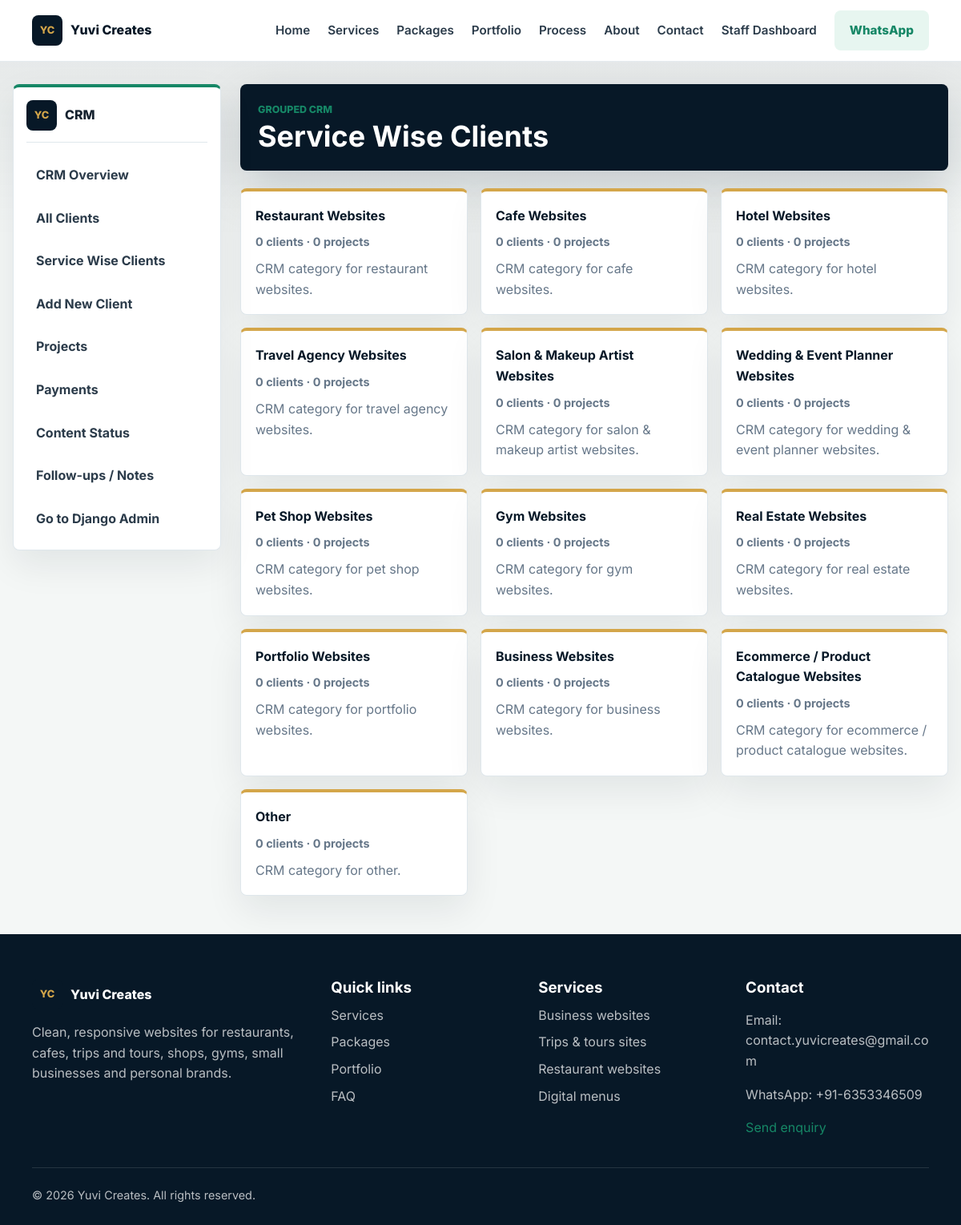
Page /staff-dashboard/services/ (signed in) on the committed database.
### core/models.py (models this page shows, shortened)
class ServiceCategory(models.Model):
    name = models.CharField(max_length=140, unique=True)
    slug = models.SlugField(max_length=160, unique=True)
    description = models.TextField(blank=True)
    is_active = models.BooleanField(default=True)
    created_at = models.DateTimeField(auto_now_add=True)
    class Meta:
        ordering = ["name"]
        verbose_name_plural = "Service categories"

### core/views.py (the view)
# urls.py: path("staff-dashboard/services/", views.staff_services, name="staff_services"),
@staff_required
def staff_services(request):
    categories = ServiceCategory.objects.filter(is_active=True).annotate(
        client_count=Count("clients"),
        project_count=Count("clients__projects"),
    )
    return render(request, "staff_dashboard/services.html", {"categories": categories})

### core/views.py (called while the page is built)
def is_staff_user(user):
    return user.is_authenticated and (user.is_staff or user.is_superuser)

def staff_required(view_func):
    @wraps(view_func)
    @login_required(login_url="/admin/login/")
    def wrapped(request, *args, **kwargs):
        if not is_staff_user(request.user):
            return render(request, "staff_dashboard/permission_denied.html", status=403)
        return view_func(request, *args, **kwargs)
    return wrapped

### templates/staff_dashboard/services.html (shortened to what this page needs)
{% extends "staff_dashboard/base.html" %}
{% block staff_content %}
<div class="staff-header">
    <div>
        <p class="staff-kicker">Grouped CRM</p>
        <h1>Service Wise Clients</h1>
    </div>
</div>
<div class="service-card-grid">
    {% for category in categories %}
        <a class="service-card" href="{% url 'staff_service_clients' category.slug %}">
            <strong>{{ category.name }}</strong>
            <span>{{ category.client_count }} clients · {{ category.project_count }} projects</span>
            {% if category.description %}<p>{{ category.description }}</p>{% endif %}
        </a>
    {% empty %}
        <div class="empty-state">No service categories yet. Run migrations or add categories from Django Admin.</div>
    {% endfor %}
</div>
{% endblock %}

### static/css/style.css (style rules this page uses)
:root { --navy: #071827; --navy-2: #10263a; --ink: #172330; --muted: #667789; --line: #dfe7ec; --paper: #ffffff; --soft: #f5f8f7; --gold: #d4a64a; --gold-soft: #fff3d8; --green: #168766; --green-soft: #e7f6f0; --shadow: 0 24px 70px rgba(7, 24, 39, 0.12); }
* { box-sizing: border-box; }
html { scroll-behavior: smooth; }
body { margin: 0; font-family: "Inter", system-ui, -apple-system, BlinkMacSystemFont, "Segoe UI", sans-serif; color: var(--ink); background: var(--paper); line-height: 1.6; }
a { color: inherit; text-decoration: none; }
h1, h2, h3, h4, p { overflow-wrap: anywhere; }
.service-card, .industry-card, .testimonial-card, .price-card, .portfolio-card, .form-card, .summary-card, .contact-panel, .note-box, .status-card, .faq-item, .timeline article { background: #fff; border: 1px solid var(--line); border-radius: 8px; padding: 24px; box-shadow: 0 12px 34px rgba(7, 24, 39, 0.06); }

### static/css/staff-dashboard.css (style rules this page uses)
.staff-sidebar, .staff-panel, .metric-card, .service-card, .finance-strip { background: #fff; border: 1px solid #dfe7ec; border-radius: 8px; box-shadow: 0 18px 46px rgba(7, 24, 39, 0.08); }
.staff-logo, .staff-menu, .staff-menu a, .staff-header, .panel-title, .header-actions, .quick-actions, .actions { display: flex; }
.staff-header { align-items: center; justify-content: space-between; gap: 18px; margin-bottom: 22px; padding: 22px; background: #071827; border-radius: 8px; color: #fff; box-shadow: 0 22px 58px rgba(7, 24, 39, 0.18); }
.staff-kicker { margin: 0 0 4px; color: #168766; font-weight: 800; text-transform: uppercase; font-size: 0.78rem; }
.staff-header h1, .staff-panel h2, .staff-panel h3 { margin: 0; letter-spacing: 0; }
.staff-header h1 { color: #fff; }
.staff-header h1 { font-size: clamp(1.8rem, 3vw, 2.7rem); line-height: 1.1; }
.metric-grid, .service-card-grid, .detail-grid, .form-grid { display: grid; gap: 16px; }
.metric-card, .service-card, .staff-panel, .finance-strip { padding: 18px; }
.metric-card span, .finance-strip span, .service-card span { display: block; color: #667789; font-size: 0.9rem; font-weight: 700; }
.service-card-grid { grid-template-columns: repeat(auto-fit, minmax(230px, 1fr)); }
.service-card { display: block; color: inherit; min-height: 132px; border-top: 4px solid #d4a64a; }
.service-card strong { display: block; margin-bottom: 8px; color: #071827; }
.service-card p { color: #667789; margin: 10px 0 0; }

### rows in the picture
ServiceCategory: name "Restaurant Websites", client_count "0", project_count "0", description "CRM category for restaurant websites."
ServiceCategory: name "Cafe Websites", client_count "0", project_count "0", description "CRM category for cafe websites."
ServiceCategory: name "Hotel Websites", client_count "0", project_count "0", description "CRM category for hotel websites."
ServiceCategory: name "Travel Agency Websites", client_count "0", project_count "0", description "CRM category for travel agency websites."
ServiceCategory: name "Salon & Makeup Artist Websites", client_count "0", project_count "0", description "CRM category for salon & makeup artist websites."
ServiceCategory: name "Wedding & Event Planner Websites", client_count "0", project_count "0", description "CRM category for wedding & event planner websites."
ServiceCategory: name "Pet Shop Websites", client_count "0", project_count "0", description "CRM category for pet shop websites."
ServiceCategory: name "Gym Websites", client_count "0", project_count "0", description "CRM category for gym websites."
ServiceCategory: name "Real Estate Websites", client_count "0", project_count "0", description "CRM category for real estate websites."
ServiceCategory: name "Portfolio Websites", client_count "0", project_count "0", description "CRM category for portfolio websites."
ServiceCategory: name "Business Websites", client_count "0", project_count "0", description "CRM category for business websites."
ServiceCategory: name "Ecommerce / Product Catalogue Websites", client_count "0", project_count "0", description "CRM category for ecommerce / product catalogue websites."
ServiceCategory: name "Other", client_count "0", project_count "0", description "CRM category for other."
